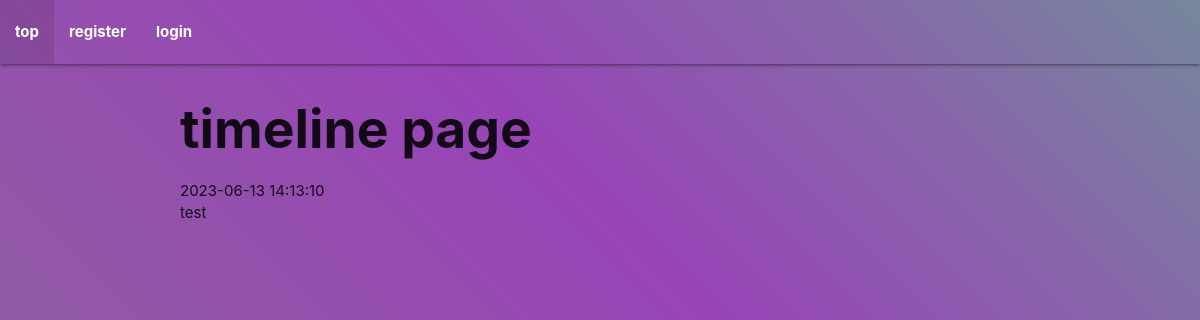
Before: /timeline with the older database file.
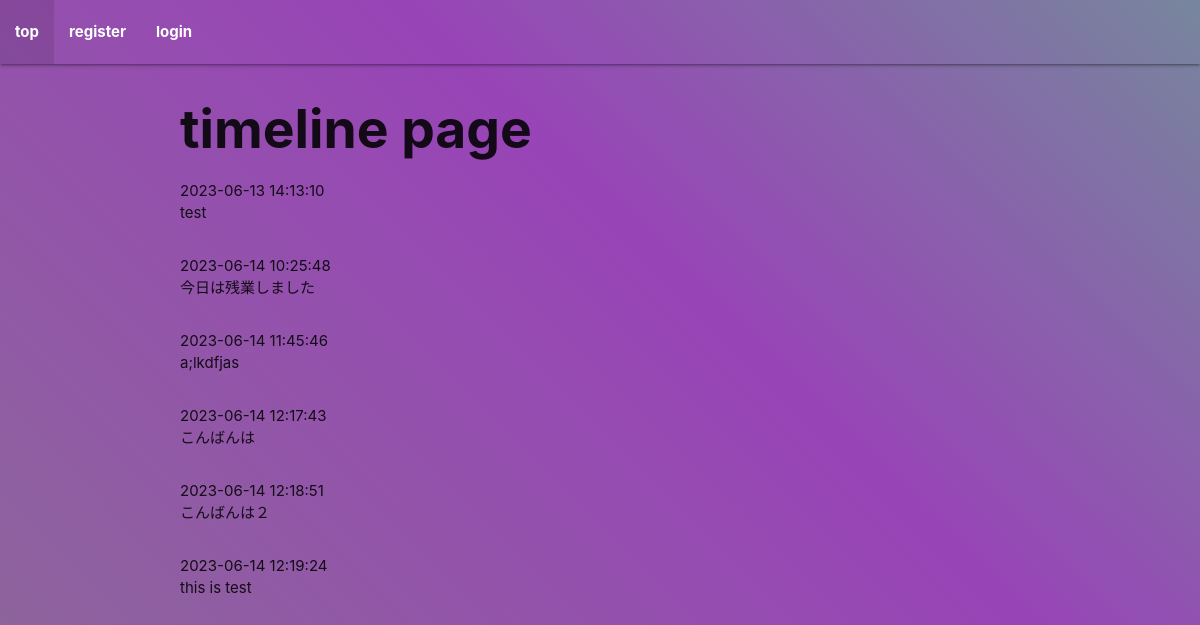
After: the same page with the newer database file.
### app.py (models this page shows)
class Post(Base):
    __tablename__ = 'posts'
    id = Column(Integer, primary_key=True)
    content = Column(String)
    created_at = Column(DateTime, default=func.now())
    user_id = Column(Integer, ForeignKey('users.id'))
    user = relationship('User')

### app.py (the view)
@app.route('/timeline')
def timeline():
    success_message = request.args.get('success_message')
    posts = db_session.query(Post).all()
    print(posts)
    for post in posts:
        print(post.content)
    return render_template('timeline.html', success_message=success_message, posts=posts)

### app.py (called while the page is built)
@app.context_processor
def inject_is_active():
    def is_active(page):
        return 'active' if request.path == url_for(page) else ''
    return dict(is_active=is_active)

@app.context_processor
def page_list():
    before_login_list = ['top', 'register', 'login']
    after_login_list = ['top', 'profile', 'timeline', 'post', 'logout']
    if 'username' in session:
        page_list = after_login_list
    else:
        page_list = before_login_list
    return dict(page_list=page_list)

### templates/timeline.html (shortened to what this page needs)
{% extends "base.html" %}
{% block content %}
<div class="container">
    <h2 class="page_title">timeline page</h2>
    {% for post in posts %}
        <div>{{ post.created_at }}</div>
        <div>{{ post.content }}</div>
        <div class="space"></div>
    {% endfor %}
</div>
{% endblock %}

### templates/base.html (shortened to what this page needs)
<!DOCTYPE html>
<html lang="en">
<head>
    <link rel="stylesheet" href="{{ url_for('static', filename='styles.css') }}">
    <link rel="stylesheet" href="https://cdnjs.cloudflare.com/ajax/libs/materialize/1.0.0/css/materialize.min.css">
</head>
<nav style="background: none;">
    <div class="nav-wrapper ">
        <ul class="hide-on-med-and-down">
            {% for i in page_list %}
            <li class="{{ is_active(i) }}"><a href="{{ url_for(i) }}">{{i}}</a></li>
            {% endfor %}
        </ul>
    </div>
</nav>
{% block content %}
{% endblock %}
</body>
</html>

### static/styles.css (style rules this page uses)
.page_title { font-weight: bold; }
nav { background-color: transparent; font-weight: bold; }
.space { height: 30px; }

Changed rows visible on the page:
added Post: created_at "2023-06-14 10:25:48", content "今日は残業しました"
added Post: created_at "2023-06-14 11:45:46", content "a;lkdfjas"
added Post: created_at "2023-06-14 12:17:43", content "こんばんは"
added Post: created_at "2023-06-14 12:18:51", content "こんばんは２"
added Post: created_at "2023-06-14 12:19:24", content "this is test"
